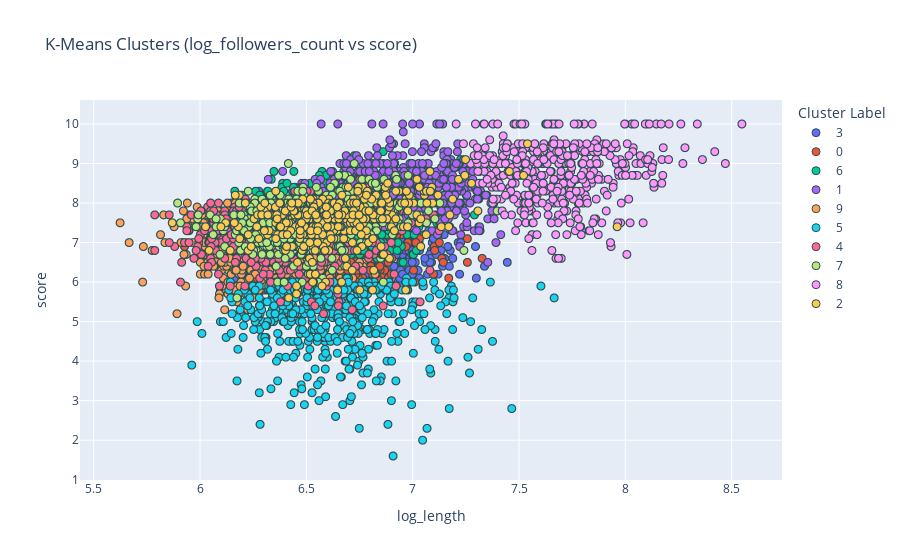

Write notebook code for a chart like this one.
### Code cell
import pandas as pd
import plotly.express as px
from sklearn.preprocessing import OneHotEncoder, StandardScaler
from sklearn.compose import ColumnTransformer
from sklearn.cluster import KMeans

# 1. Define Features
numeric_features = ['score', 'log_length', 'log_followers_count', 
                    'reviewer_reviews']
categorical_features = ['label']

# 2. Preprocessing
preprocessor = ColumnTransformer(
    transformers=[
        ('num', StandardScaler(), numeric_features),
        ('cat', OneHotEncoder(handle_unknown='ignore'), categorical_features)
    ])

# 3. Prepare Data
X = df1[numeric_features + categorical_features]
true_labels = df1['main_genre']

# 4. Process Data & Fit Clusters
X_processed = preprocessor.fit_transform(X)

kmeans = KMeans(n_clusters=len(set(true_labels)), random_state=42)
cluster_labels = kmeans.fit_predict(X_processed)

# 5. Create DataFrame for Plotting (Using actual columns)
plot_df = X.copy().reset_index(drop=True)
plot_df['True Genre'] = true_labels.reset_index(drop=True)
plot_df['Cluster'] = cluster_labels.astype(str)

# 6. Visualization
fig = px.scatter(
    plot_df, 
    x='log_length', 
    y='score', 
    color='Cluster',
    title='K-Means Clusters (log_followers_count vs score)',
    labels={'Cluster': 'Cluster Label'},
    hover_data=['True Genre', 'reviewer_reviews'] 
)
fig.update_traces(marker=dict(size=8, line=dict(width=1, color='DarkSlateGrey')))
fig.show()

### Figure 1 — Plotly figure (JSON) as saved in the notebook; plotly's stock layout.template omitted (floating-point values rounded to 4 significant figures; data arrays with more than 128 entries replaced by an {"elided": "..."} marker saying what was removed)
{"data": [{"customdata": {"elided": "942x2 mixed values"}, "hovertemplate": "Cluster Label=3<br>log_length=%{x}<br>score=%{y}<br>True Genre=%{customdata[0]}<br>reviewer_reviews=%{customdata[1]}<extra></extra>", "legendgroup": "3", "marker": {"color": "#636efa", "line": {"color": "DarkSlateGrey", "width": 1}, "size": 8, "symbol": "circle"}, "mode": "markers", "name": "3", "showlegend": true, "type": "scattergl", "x": {"elided": "942 float values"}, "xaxis": "x", "y": {"elided": "942 float values"}, "yaxis": "y"}, {"customdata": {"elided": "729x2 mixed values"}, "hovertemplate": "Cluster Label=0<br>log_length=%{x}<br>score=%{y}<br>True Genre=%{customdata[0]}<br>reviewer_reviews=%{customdata[1]}<extra></extra>", "legendgroup": "0", "marker": {"color": "#EF553B", "line": {"color": "DarkSlateGrey", "width": 1}, "size": 8, "symbol": "circle"}, "mode": "markers", "name": "0", "showlegend": true, "type": "scattergl", "x": {"elided": "729 float values"}, "xaxis": "x", "y": {"elided": "729 float values"}, "yaxis": "y"}, {"customdata": {"elided": "1399x2 mixed values"}, "hovertemplate": "Cluster Label=6<br>log_length=%{x}<br>score=%{y}<br>True Genre=%{customdata[0]}<br>reviewer_reviews=%{customdata[1]}<extra></extra>", "legendgroup": "6", "marker": {"color": "#00cc96", "line": {"color": "DarkSlateGrey", "width": 1}, "size": 8, "symbol": "circle"}, "mode": "markers", "name": "6", "showlegend": true, "type": "scattergl", "x": {"elided": "1399 float values"}, "xaxis": "x", "y": {"elided": "1399 float values"}, "yaxis": "y"}, {"customdata": {"elided": "723x2 mixed values"}, "hovertemplate": "Cluster Label=1<br>log_length=%{x}<br>score=%{y}<br>True Genre=%{customdata[0]}<br>reviewer_reviews=%{customdata[1]}<extra></extra>", "legendgroup": "1", "marker": {"color": "#ab63fa", "line": {"color": "DarkSlateGrey", "width": 1}, "size": 8, "symbol": "circle"}, "mode": "markers", "name": "1", "showlegend": true, "type": "scattergl", "x": {"elided": "723 float values"}, "xaxis": "x", "y": {"elided": "723 float values"}, "yaxis": "y"}, {"customdata": {"elided": "1589x2 mixed values"}, "hovertemplate": "Cluster Label=9<br>log_length=%{x}<br>score=%{y}<br>True Genre=%{customdata[0]}<br>reviewer_reviews=%{customdata[1]}<extra></extra>", "legendgroup": "9", "marker": {"color": "#FFA15A", "line": {"color": "DarkSlateGrey", "width": 1}, "size": 8, "symbol": "circle"}, "mode": "markers", "name": "9", "showlegend": true, "type": "scattergl", "x": {"elided": "1589 float values"}, "xaxis": "x", "y": {"elided": "1589 float values"}, "yaxis": "y"}, {"customdata": {"elided": "536x2 mixed values"}, "hovertemplate": "Cluster Label=5<br>log_length=%{x}<br>score=%{y}<br>True Genre=%{customdata[0]}<br>reviewer_reviews=%{customdata[1]}<extra></extra>", "legendgroup": "5", "marker": {"color": "#19d3f3", "line": {"color": "DarkSlateGrey", "width": 1}, "size": 8, "symbol": "circle"}, "mode": "markers", "name": "5", "showlegend": true, "type": "scattergl", "x": {"elided": "536 float values"}, "xaxis": "x", "y": {"elided": "536 float values"}, "yaxis": "y"}, {"customdata": {"elided": "1114x2 mixed values"}, "hovertemplate": "Cluster Label=4<br>log_length=%{x}<br>score=%{y}<br>True Genre=%{customdata[0]}<br>reviewer_reviews=%{customdata[1]}<extra></extra>", "legendgroup": "4", "marker": {"color": "#FF6692", "line": {"color": "DarkSlateGrey", "width": 1}, "size": 8, "symbol": "circle"}, "mode": "markers", "name": "4", "showlegend": true, "type": "scattergl", "x": {"elided": "1114 float values"}, "xaxis": "x", "y": {"elided": "1114 float values"}, "yaxis": "y"}, {"customdata": {"elided": "860x2 mixed values"}, "hovertemplate": "Cluster Label=7<br>log_length=%{x}<br>score=%{y}<br>True Genre=%{customdata[0]}<br>reviewer_reviews=%{customdata[1]}<extra></extra>", "legendgroup": "7", "marker": {"color": "#B6E880", "line": {"color": "DarkSlateGrey", "width": 1}, "size": 8, "symbol": "circle"}, "mode": "markers", "name": "7", "showlegend": true, "type": "scattergl", "x": {"elided": "860 float values"}, "xaxis": "x", "y": {"elided": "860 float values"}, "yaxis": "y"}, {"customdata": {"elided": "463x2 mixed values"}, "hovertemplate": "Cluster Label=8<br>log_length=%{x}<br>score=%{y}<br>True Genre=%{customdata[0]}<br>reviewer_reviews=%{customdata[1]}<extra></extra>", "legendgroup": "8", "marker": {"color": "#FF97FF", "line": {"color": "DarkSlateGrey", "width": 1}, "size": 8, "symbol": "circle"}, "mode": "markers", "name": "8", "showlegend": true, "type": "scattergl", "x": {"elided": "463 float values"}, "xaxis": "x", "y": {"elided": "463 float values"}, "yaxis": "y"}, {"customdata": {"elided": "413x2 mixed values"}, "hovertemplate": "Cluster Label=2<br>log_length=%{x}<br>score=%{y}<br>True Genre=%{customdata[0]}<br>reviewer_reviews=%{customdata[1]}<extra></extra>", "legendgroup": "2", "marker": {"color": "#FECB52", "line": {"color": "DarkSlateGrey", "width": 1}, "size": 8, "symbol": "circle"}, "mode": "markers", "name": "2", "showlegend": true, "type": "scattergl", "x": {"elided": "413 float values"}, "xaxis": "x", "y": {"elided": "413 float values"}, "yaxis": "y"}], "layout": {"legend": {"title": {"text": "Cluster Label"}, "tracegroupgap": 0}, "title": {"text": "K-Means Clusters (log_followers_count vs score)"}, "xaxis": {"anchor": "y", "domain": [0, 1], "title": {"text": "log_length"}}, "yaxis": {"anchor": "x", "domain": [0, 1], "title": {"text": "score"}}}}
